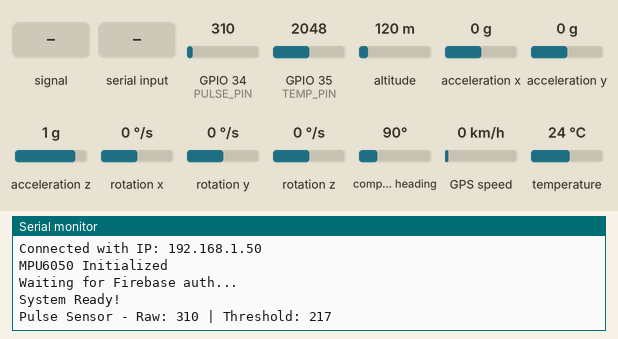
A sketch run on a simulated ESP32. Shown: the last lines printed to the serial monitor. The test bench sets the inputs (shaded band); at power-on: GPIO 34 (PULSE_PIN) = 310, altitude 120 m, GPIO 35 (TEMP_PIN) = 2048, compass heading 90°, acceleration x 0 g, acceleration y 0 g, acceleration z 1 g, rotation x 0 °/s, rotation y 0 °/s, rotation z 0 °/s, GPS speed 0 km/h, temperature 24 °C (analog values on the 0–4095 scale). WiFi joins after 1.5 s; servers stay silent unless stated; the GPS gets a fix after 3 s at 37.7749, -122.4194 with 8 satellites.

Above: at 2.7 s.
2.8 s: GPIO 34 (PULSE_PIN) set to 372
At 5.9 s:
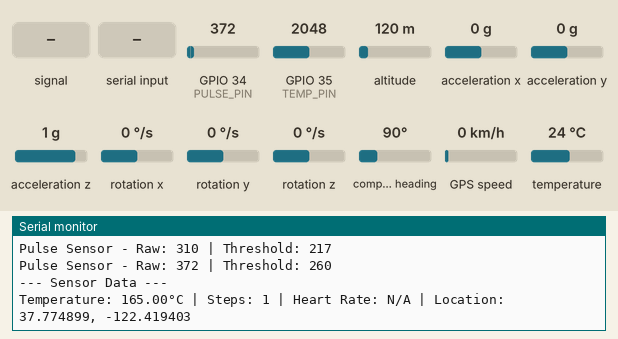
6.6 s: GPIO 34 (PULSE_PIN) fed a 200 Hz sine of ±327 counts around its level
At 8.6 s:
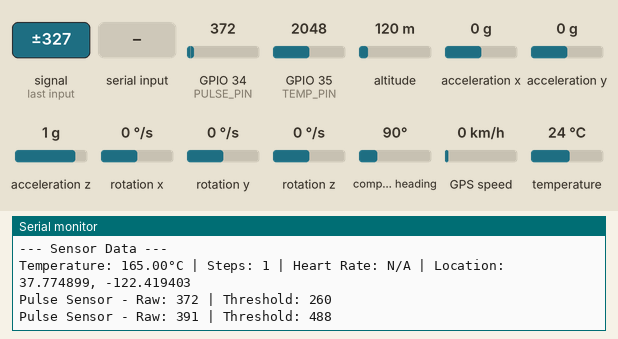
10.7 s: altitude set to 20 m
At 11.3 s:
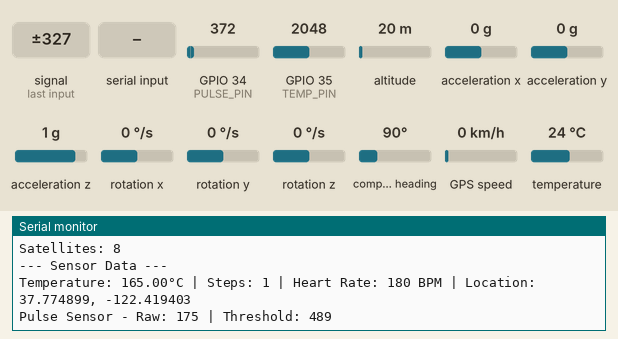
12.2 s: GPIO 35 (TEMP_PIN) set to 160
At 12.9 s:
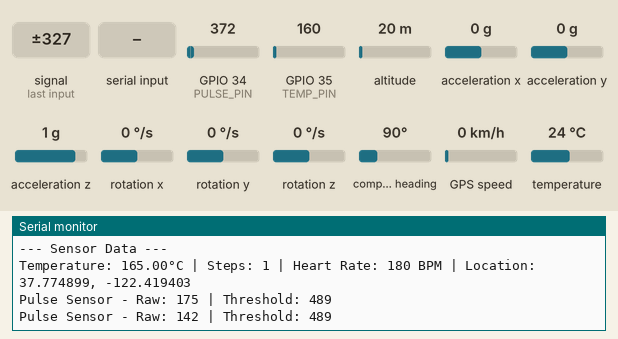
13.7 s: "1" received over the second serial link
At 15.0 s:
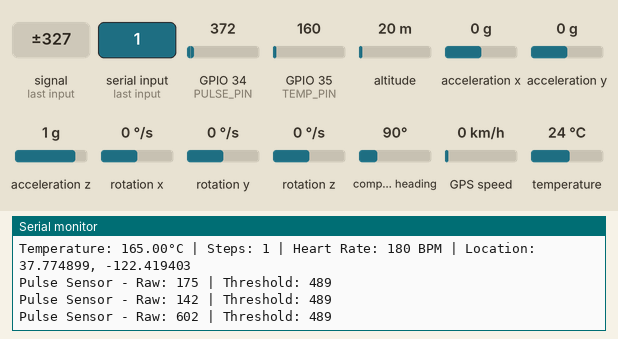
15.2 s: compass heading set to 7°
At 15.6 s:
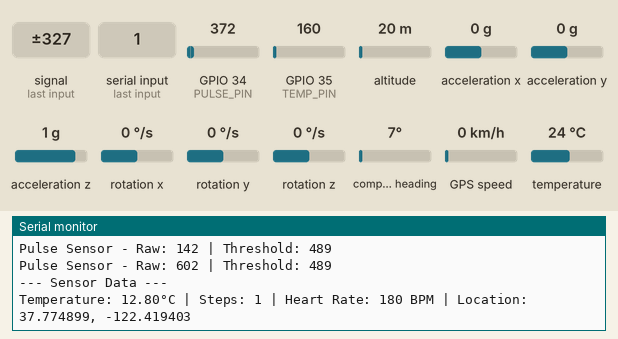
Timing chart, 0 to 17.7 s (numbered marks = the images above; inputs shaded):
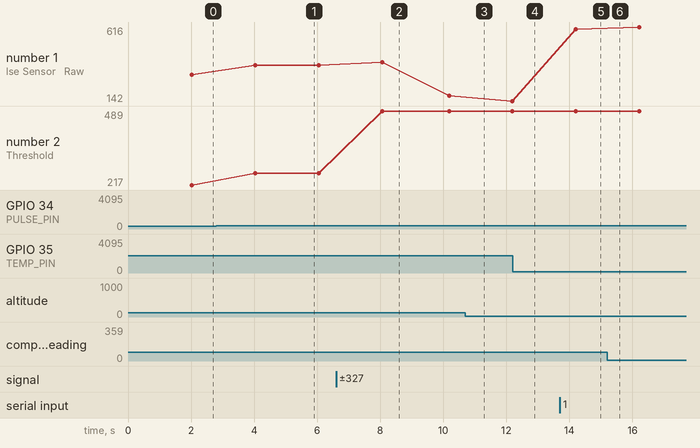

Measured:
- after the input at 2.8 s, the serial monitor: prints a new line after 1.2 s (image 1)
- after the input at 6.6 s, the serial monitor: prints a new line after 1.5 s (image 2)
- after the input at 13.7 s, the serial monitor: prints a new line after 0.50 s (image 5)
- plotted number 1: 310 → 372 after the input at 2.8 s, 372 → 175 after the input at 6.6 s, 175 → 142 after the input at 10.7 s, 142 → 602 after the input at 13.7 s, 602 → 616 after the input at 15.2 s
- plotted number 2: 217 → 260 after the input at 2.8 s, 260 → 489 after the input at 6.6 s

The sketch:

esp-32-code.ino
```cpp
#include <Wire.h>
#include <Adafruit_MPU6050.h>
#include <TinyGPS++.h>
#include <HardwareSerial.h>
#include <WiFi.h>
#include <Firebase_ESP_Client.h>
#include "addons/TokenHelper.h"

// WiFi Configuration
#define WIFI_SSID "Swaraj's Galaxy S10"
#define WIFI_PASSWORD "Swaraj@2003"

// Firebase Configuration
#define API_KEY "abcd1234x"
#define DATABASE_URL "https://pet-track-288ac-default-rtdb.asia-southeast1.firebasedatabase.app"
#define USER_EMAIL "test@example.com"
#define USER_PASSWORD "test1234"

// Sensor Pins
#define TEMP_PIN 35      // LM35DZ analog input
#define GPS_RX_PIN 16    // GPS TX → ESP32 RX16
#define GPS_TX_PIN 17    // GPS RX → ESP32 TX17
#define PULSE_PIN 34     // Pulse sensor analog input

// Sensor Objects
Adafruit_MPU6050 mpu;
TinyGPSPlus gps;
HardwareSerial SerialGPS(1); // UART1 for GPS

// Firebase Objects
FirebaseData fbdo;
FirebaseAuth auth;
FirebaseConfig config;

// Variables
unsigned long sendDataPrevMillis = 0;
int stepCount = 0;
float bodyTemp = 0;
int bpm = 0;
float latitude = 0, longitude = 0;
float lastAccel[3] = {0};  // For step detection

// Pulse Sensor Variables
int pulseThreshold = 2500;      // Adjust based on your sensor
unsigned long lastBeatTime = 0;
int beatCount = 0;
const int pulseWindow = 5000;   // 5-second window for BPM calculation

// System Status
bool mpuInitialized = false;
bool gpsValid = false;

void setup() {
  Serial.begin(115200);
  SerialGPS.begin(9600, SERIAL_8N1, GPS_RX_PIN, GPS_TX_PIN);

  // Initialize I2C with robust settings
  Wire.begin(21, 22); // SDA=GPIO21, SCL=GPIO22
  Wire.setClock(100000); // Reduced speed for reliability
  Wire.setTimeout(100);

  // Initialize WiFi
  WiFi.begin(WIFI_SSID, WIFI_PASSWORD);
  Serial.print("Connecting to WiFi");
  while (WiFi.status() != WL_CONNECTED) {
    delay(500);
    Serial.print(".");
  }
  Serial.println("\nConnected with IP: " + WiFi.localIP().toString());

  // Initialize Firebase
  config.api_key = API_KEY;
  config.database_url = DATABASE_URL;
  auth.user.email = USER_EMAIL;
  auth.user.password = USER_PASSWORD;
  config.token_status_callback = tokenStatusCallback;

  Firebase.begin(&config, &auth);
  Firebase.reconnectWiFi(true);

  // Initialize MPU6050 with retry logic
  mpuInitialized = initMPU6050();

  // Configure analog inputs
  analogReadResolution(12);  // ESP32 12-bit ADC
  pinMode(TEMP_PIN, INPUT);
  pinMode(PULSE_PIN, INPUT);

  // Wait for Firebase authentication
  Serial.println("Waiting for Firebase auth...");
  while (auth.token.uid == "") {
    delay(500);
    Serial.print(".");
  }
  Serial.println("\nSystem Ready!");
}

bool initMPU6050() {
  uint8_t retries = 5;
  while(retries--) {
    if(mpu.begin()) {
      mpu.setAccelerometerRange(MPU6050_RANGE_8_G);
      mpu.setGyroRange(MPU6050_RANGE_500_DEG);
      mpu.setFilterBandwidth(MPU6050_BAND_21_HZ);
      Serial.println("MPU6050 Initialized");
      return true;
    }
    Serial.println("MPU6050 retrying...");
    delay(200);
  }
  Serial.println("MPU6050 Failed!");
  return false;
}

void loop() {
  // 1. Read GPS Data
  readGPS();

  // 2. Read Temperature (LM35DZ)
  bodyTemp = readTemperature();

  // 3. Count Steps
  if(mpuInitialized) {
    detectSteps();
  }

  // 4. Read Pulse Sensor
  readPulse();

  // 5. Send to Firebase every 5 seconds
  if (Firebase.ready() && (millis() - sendDataPrevMillis > 5000)) {
    sendDataPrevMillis = millis();
    sendToFirebase();
  }

  delay(10);  // Small delay for stability
}

void readGPS() {
  while (SerialGPS.available() > 0) {
    if (gps.encode(SerialGPS.read())) {
      if (gps.location.isValid()) {
        latitude = gps.location.lat();
        longitude = gps.location.lng();
        gpsValid = true;
      } else {
        gpsValid = false;
      }
    }
  }

  // Debug output every 10 seconds
  static unsigned long lastGPSTime = 0;
  if(millis() - lastGPSTime > 10000) {
    lastGPSTime = millis();
    Serial.print("GPS Status: ");
    Serial.println(gpsValid ? "Valid" : "No Fix");
    Serial.print("Satellites: ");
    Serial.println(gps.satellites.value());
  }
}

float readTemperature() {
  // Read 5 samples and average
  float sum = 0;
  for(int i=0; i<5; i++) {
    sum += analogReadMilliVolts(TEMP_PIN);
    delay(2);
  }
  float temp = (sum/5) / 10.0; // Convert mV to °C

  // Debug output if reading is 0
  if(temp == 0) {
    Serial.print("LM35 Debug - Raw mV: ");
    Serial.println(analogReadMilliVolts(TEMP_PIN));
  }

  return temp;
}

void detectSteps() {
  sensors_event_t a, g, temp;
  if(mpu.getEvent(&a, &g, &temp)) {
    float accelChange = abs(a.acceleration.x - lastAccel[0]) +
                       abs(a.acceleration.y - lastAccel[1]) +
                       abs(a.acceleration.z - lastAccel[2]);

    if (accelChange > 1.5 && millis() - lastBeatTime > 200) {
      stepCount++;
    }

    lastAccel[0] = a.acceleration.x;
    lastAccel[1] = a.acceleration.y;
    lastAccel[2] = a.acceleration.z;
  }
}

void readPulse() {
  int pulseValue = analogRead(PULSE_PIN);

  // Auto-adjust threshold (70% of max reading)
  static int maxReading = 0;
  if(pulseValue > maxReading) maxReading = pulseValue;
  pulseThreshold = maxReading * 0.7;

  if (pulseValue > pulseThreshold && millis() - lastBeatTime > 200) {
    lastBeatTime = millis();
    beatCount++;

    if (millis() % pulseWindow < 100) {
      bpm = (beatCount * 60000) / pulseWindow;
      beatCount = 0;
      bpm = constrain(bpm, 60, 180); // Valid range for dogs
    }
  }

  // Debug output every 2 seconds
  static unsigned long lastPulseDebug = 0;
  if(millis() - lastPulseDebug > 2000) {
    lastPulseDebug = millis();
    Serial.print("Pulse Sensor - Raw: ");
    Serial.print(pulseValue);
    Serial.print(" | Threshold: ");
    Serial.println(pulseThreshold);
  }
}

void sendToFirebase() {
  FirebaseJson json;

  // Only send valid temperature readings
  if(bodyTemp > 0) {
    json.set("health/temperature", bodyTemp);
  } else {
    json.set("health/temperature", "null"); // Send as string "null"
  }

  json.set("steps", stepCount);

  // Only send valid heart rate
  if(bpm > 0) {
    json.set("health/heart_rate", bpm);
  } else {
    json.set("health/heart_rate", "null"); // Send as string "null"
  }

  // Only send valid GPS data
  if(gpsValid) {
    json.set("location/latitude", latitude);
    json.set("location/longitude", longitude);
  } else {
    json.set("location/latitude", "null");
    json.set("location/longitude", "null");
  }

  json.set("timestamp", millis()/1000);

  String path = "pets/dog1/";

  if (Firebase.RTDB.updateNode(&fbdo, path, &json)) {
    printSensorData();
  } else {
    Serial.println("Failed to send data");
    Serial.print("Error: "); Serial.println(fbdo.errorReason());
  }
}

void printSensorData() {
  Serial.println("\n--- Sensor Data ---");
  Serial.print("Temperature: ");
  Serial.print(bodyTemp > 0 ? String(bodyTemp) + "°C" : "N/A");

  Serial.print(" | Steps: "); Serial.print(stepCount);

  Serial.print(" | Heart Rate: ");
  Serial.print(bpm > 0 ? String(bpm) + " BPM" : "N/A");

  Serial.print(" | Location: ");
  if(gpsValid) {
    Serial.print(latitude, 6); Serial.print(", "); Serial.println(longitude, 6);
  } else {
    Serial.println("No GPS Fix");
  }
}
```
